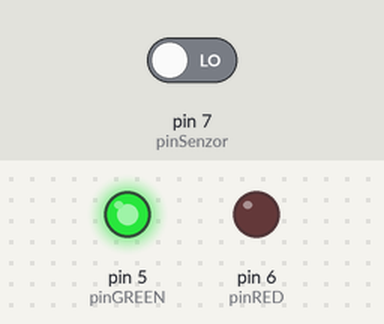
Recording of a sketch running on a simulated Arduino Uno, built with avr-gcc and run on an emulated ATmega328P. Shown: output pins drawn as LEDs (lit = HIGH). Inputs (shaded band) come from the test bench; at power-on: pin 7 (pinSenzor) LOW.

Above: at 1.2 s.
1.3 s: pin 7 (pinSenzor) driven HIGH
At 2.0 s:
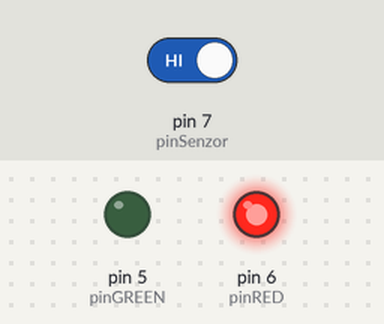
2.8 s: pin 7 (pinSenzor) driven LOW
At 3.1 s:
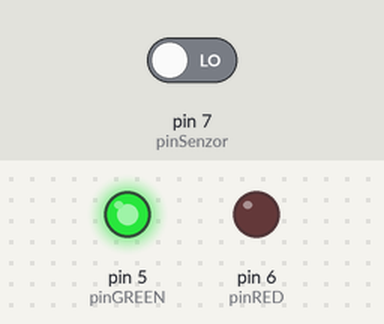
Timing chart, 0 to 5.8 s (numbered marks = the images above; inputs shaded):
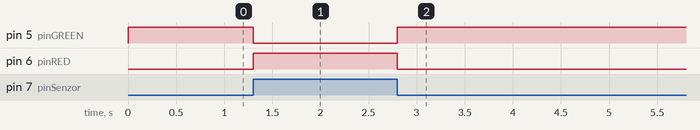

Measured:
- after the input at 1.3 s, pin 5 (pinGREEN): HIGH → LOW at once; pin 6 (pinRED): LOW → HIGH at once
- after the input at 2.8 s, pin 5 (pinGREEN): LOW → HIGH at once; pin 6 (pinRED): HIGH → LOW at once

The sketch:

Exemplu_ledRGB.ino
```cpp
#define pinSenzor 7 //D7 este pinul legat la senzorul NTC
#define pinRED 6 //D6 este pinul legat la catodul RED
#define pinGREEN 5 //D5 este pinul legat la catodul GREEN

void setup() {
  pinMode(pinSenzor, INPUT); //datele vor fi citite din senzor
  pinMode(pinRED, OUTPUT); //definirea pinului RED
  pinMode(pinGREEN, OUTPUT); //definirea pinului green
}

void loop() {
  int valoare = digitalRead(pinSenzor); //daca valoare = 1 => temperatura setata pe senzor nu a fost atinsa, valoare = 0 => temperatura setata a fost atinsa
  if(valoare) {
    //ledul RGB va afisa culoarea rosie
    digitalWrite(pinGREEN, LOW);
    digitalWrite(pinRED, HIGH);
  }
  else {
    //ledul RGB va afisa culoarea verde
    digitalWrite(pinRED, LOW);
    digitalWrite(pinGREEN, HIGH);
  }
  delay(100);
}
```
